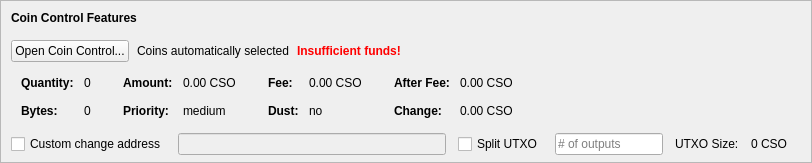
    <widget class="QFrame" name="frameCoinControl">
     <property name="sizePolicy">
      <sizepolicy hsizetype="Expanding" vsizetype="Expanding">
       <horstretch>0</horstretch>
       <verstretch>0</verstretch>
      </sizepolicy>
     </property>
     <property name="maximumSize">
      <size>
       <width>16777215</width>
       <height>16777215</height>
      </size>
     </property>
     <property name="frameShape">
      <enum>QFrame::StyledPanel</enum>
     </property>
     <property name="frameShadow">
      <enum>QFrame::Sunken</enum>
     </property>
     <layout class="QVBoxLayout" name="verticalLayoutCoinControl2">
      <property name="spacing">
       <number>0</number>
      </property>
      <property name="leftMargin">
       <number>0</number>
      </property>
      <property name="topMargin">
       <number>0</number>
      </property>
      <property name="rightMargin">
       <number>0</number>
      </property>
      <property name="bottomMargin">
       <number>6</number>
      </property>
      <item>
       <layout class="QVBoxLayout" name="verticalLayoutCoinControl" stretch="0,0,0,0,1">
        <property name="spacing">
         <number>0</number>
        </property>
        <property name="leftMargin">
         <number>10</number>
        </property>
        <property name="topMargin">
         <number>10</number>
        </property>
        <item>
         <layout class="QHBoxLayout" name="horizontalLayoutCoinControl1">
          <property name="bottomMargin">
           <number>15</number>
          </property>
          <item>
           <widget class="QLabel" name="labelCoinControlFeatures">
            <property name="sizePolicy">
             <sizepolicy hsizetype="Preferred" vsizetype="Maximum">
              <horstretch>0</horstretch>
              <verstretch>0</verstretch>
             </sizepolicy>
            </property>
            <property name="font">
             <font>
              <weight>75</weight>
              <bold>true</bold>
             </font>
            </property>
            <property name="styleSheet">
             <string notr="true">font-weight:bold;</string>
            </property>
            <property name="text">
             <string>Coin Control Features</string>
            </property>
           </widget>
          </item>
         </layout>
        </item>
        <item>
         <layout class="QHBoxLayout" name="horizontalLayoutCoinControl2" stretch="0,0,0,0">
          <property name="spacing">
           <number>8</number>
          </property>
          <property name="bottomMargin">
           <number>10</number>
          </property>
          <item>
           <widget class="QPushButton" name="pushButtonCoinControl">
            <property name="styleSheet">
             <string notr="true"/>
            </property>
            <property name="text">
             <string>Open Coin Control...</string>
            </property>
            <property name="autoDefault">
             <bool>false</bool>
            </property>
           </widget>
          </item>
          <item>
           <widget class="QLabel" name="labelCoinControlAutomaticallySelected">
            <property name="text">
             <string>Coins automatically selected</string>
            </property>
            <property name="margin">
             <number>5</number>
            </property>
           </widget>
          </item>
          <item>
           <widget class="QLabel" name="labelCoinControlInsuffFunds">
            <property name="font">
             <font>
              <weight>75</weight>
              <bold>true</bold>
             </font>
            </property>
            <property name="styleSheet">
             <string notr="true">color:red;font-weight:bold;</string>
            </property>
            <property name="text">
             <string>Insufficient funds!</string>
            </property>
            <property name="margin">
             <number>5</number>
            </property>
           </widget>
          </item>
          <item>
           <spacer name="horizontalSpacerCoinControl">
            <property name="orientation">
             <enum>Qt::Horizontal</enum>
            </property>
            <property name="sizeHint" stdset="0">
             <size>
              <width>40</width>
              <height>1</height>
             </size>
            </property>
           </spacer>
          </item>
         </layout>
        </item>
        <item>
         <widget class="QWidget" name="widgetCoinControl" native="true">
          <property name="sizePolicy">
           <sizepolicy hsizetype="Preferred" vsizetype="Preferred">
            <horstretch>0</horstretch>
            <verstretch>0</verstretch>
           </sizepolicy>
          </property>
          <property name="minimumSize">
           <size>
            <width>0</width>
            <height>0</height>
           </size>
          </property>
          <property name="styleSheet">
           <string notr="true"/>
          </property>
          <layout class="QHBoxLayout" name="horizontalLayoutCoinControl5">
           <property name="leftMargin">
            <number>0</number>
           </property>
           <property name="topMargin">
            <number>0</number>
           </property>
           <property name="rightMargin">
            <number>0</number>
           </property>
           <property name="bottomMargin">
            <number>0</number>
           </property>
           <item>
            <layout class="QHBoxLayout" name="horizontalLayoutCoinControl3" stretch="0,0,0,1">
             <property name="spacing">
              <number>20</number>
             </property>
             <property name="topMargin">
              <number>0</number>
             </property>
             <property name="bottomMargin">
              <number>10</number>
             </property>
             <item>
              <layout class="QFormLayout" name="formLayoutCoinControl1">
               <property name="horizontalSpacing">
                <number>10</number>
               </property>
               <property name="verticalSpacing">
                <number>14</number>
               </property>
               <property name="leftMargin">
                <number>10</number>
               </property>
               <property name="topMargin">
                <number>4</number>
               </property>
               <property name="rightMargin">
                <number>6</number>
               </property>
               <item row="0" column="0">
                <widget class="QLabel" name="labelCoinControlQuantityText">
                 <property name="font">
                  <font>
                   <weight>75</weight>
                   <bold>true</bold>
                  </font>
                 </property>
                 <property name="text">
                  <string>Quantity:</string>
                 </property>
                 <property name="margin">
                  <number>0</number>
                 </property>
                </widget>
               </item>
               <item row="0" column="1">
                <widget class="QLabel" name="labelCoinControlQuantity">
                 <property name="cursor">
                  <cursorShape>IBeamCursor</cursorShape>
                 </property>
                 <property name="contextMenuPolicy">
                  <enum>Qt::ActionsContextMenu</enum>
                 </property>
                 <property name="text">
                  <string notr="true">0</string>
                 </property>
                 <property name="margin">
                  <number>0</number>
                 </property>
                 <property name="textInteractionFlags">
                  <set>Qt::LinksAccessibleByMouse|Qt::TextSelectableByKeyboard|Qt::TextSelectableByMouse</set>
                 </property>
                </widget>
               </item>
               <item row="1" column="0">
                <widget class="QLabel" name="labelCoinControlBytesText">
                 <property name="font">
                  <font>
                   <weight>75</weight>
                   <bold>true</bold>
                  </font>
                 </property>
                 <property name="text">
                  <string>Bytes:</string>
                 </property>
                </widget>
               </item>
               <item row="1" column="1">
                <widget class="QLabel" name="labelCoinControlBytes">
                 <property name="cursor">
                  <cursorShape>IBeamCursor</cursorShape>
                 </property>
                 <property name="contextMenuPolicy">
                  <enum>Qt::ActionsContextMenu</enum>
                 </property>
                 <property name="text">
                  <string notr="true">0</string>
                 </property>
                 <property name="textInteractionFlags">
                  <set>Qt::LinksAccessibleByMouse|Qt::TextSelectableByKeyboard|Qt::TextSelectableByMouse</set>
                 </property>
                </widget>
               </item>
              </layout>
             </item>
             <item>
              <layout class="QFormLayout" name="formLayoutCoinControl2">
               <property name="horizontalSpacing">
                <number>10</number>
               </property>
               <property name="verticalSpacing">
                <number>14</number>
               </property>
               <property name="leftMargin">
                <number>6</number>
               </property>
               <property name="topMargin">
                <number>4</number>
               </property>
               <property name="rightMargin">
                <number>6</number>
               </property>
               <item row="0" column="0">
                <widget class="QLabel" name="labelCoinControlAmountText">
                 <property name="font">
                  <font>
                   <weight>75</weight>
                   <bold>true</bold>
                  </font>
                 </property>
                 <property name="text">
                  <string>Amount:</string>
                 </property>
                 <property name="margin">
                  <number>0</number>
                 </property>
                </widget>
               </item>
               <item row="0" column="1">
                <widget class="QLabel" name="labelCoinControlAmount">
                 <property name="cursor">
                  <cursorShape>IBeamCursor</cursorShape>
                 </property>
                 <property name="contextMenuPolicy">
                  <enum>Qt::ActionsContextMenu</enum>
                 </property>
                 <property name="text">
                  <string notr="true">0.00 CSO</string>
                 </property>
                 <property name="textInteractionFlags">
                  <set>Qt::LinksAccessibleByMouse|Qt::TextSelectableByKeyboard|Qt::TextSelectableByMouse</set>
                 </property>
                </widget>
               </item>
               <item row="1" column="0">
                <widget class="QLabel" name="labelCoinControlPriorityText">
                 <property name="font">
                  <font>
                   <weight>75</weight>
                   <bold>true</bold>
                  </font>
                 </property>
                 <property name="text">
                  <string>Priority:</string>
                 </property>
                </widget>
               </item>
               <item row="1" column="1">
                <widget class="QLabel" name="labelCoinControlPriority">
                 <property name="cursor">
                  <cursorShape>IBeamCursor</cursorShape>
                 </property>
                 <property name="contextMenuPolicy">
                  <enum>Qt::ActionsContextMenu</enum>
                 </property>
                 <property name="text">
                  <string>medium</string>
                 </property>
                 <property name="textInteractionFlags">
                  <set>Qt::LinksAccessibleByMouse|Qt::TextSelectableByKeyboard|Qt::TextSelectableByMouse</set>
                 </property>
                </widget>
               </item>
              </layout>
             </item>
             <item>
              <layout class="QFormLayout" name="formLayoutCoinControl3">
               <property name="horizontalSpacing">
                <number>10</number>
               </property>
               <property name="verticalSpacing">
                <number>14</number>
               </property>
               <property name="leftMargin">
                <number>6</number>
               </property>
               <property name="topMargin">
                <number>4</number>
               </property>
               <property name="rightMargin">
                <number>6</number>
               </property>
               <item row="0" column="0">
                <widget class="QLabel" name="labelCoinControlFeeText">
                 <property name="font">
                  <font>
                   <weight>75</weight>
                   <bold>true</bold>
                  </font>
                 </property>
                 <property name="text">
                  <string>Fee:</string>
                 </property>
                 <property name="margin">
                  <number>0</number>
                 </property>
                </widget>
               </item>
               <item row="0" column="1">
                <widget class="QLabel" name="labelCoinControlFee">
                 <property name="cursor">
                  <cursorShape>IBeamCursor</cursorShape>
                 </property>
                 <property name="contextMenuPolicy">
                  <enum>Qt::ActionsContextMenu</enum>
                 </property>
                 <property name="text">
                  <string notr="true">0.00 CSO</string>
                 </property>
                 <property name="textInteractionFlags">
                  <set>Qt::LinksAccessibleByMouse|Qt::TextSelectableByKeyboard|Qt::TextSelectableByMouse</set>
                 </property>
                </widget>
               </item>
               <item row="1" column="0">
                <widget class="QLabel" name="labelCoinControlLowOutputText">
                 <property name="font">
                  <font>
                   <weight>75</weight>
                   <bold>true</bold>
                  </font>
                 </property>
                 <property name="text">
                  <string>Dust:</string>
                 </property>
                </widget>
               </item>
               <item row="1" column="1">
                <widget class="QLabel" name="labelCoinControlLowOutput">
                 <property name="cursor">
                  <cursorShape>IBeamCursor</cursorShape>
                 </property>
                 <property name="contextMenuPolicy">
                  <enum>Qt::ActionsContextMenu</enum>
                 </property>
                 <property name="text">
                  <string>no</string>
                 </property>
                 <property name="textInteractionFlags">
                  <set>Qt::LinksAccessibleByMouse|Qt::TextSelectableByKeyboard|Qt::TextSelectableByMouse</set>
                 </property>
                </widget>
               </item>
              </layout>
             </item>
             <item>
              <layout class="QFormLayout" name="formLayoutCoinControl4">
               <property name="horizontalSpacing">
                <number>10</number>
               </property>
               <property name="verticalSpacing">
                <number>14</number>
               </property>
               <property name="leftMargin">
                <number>6</number>
               </property>
               <property name="topMargin">
                <number>4</number>
               </property>
               <property name="rightMargin">
                <number>6</number>
               </property>
               <item row="0" column="0">
                <widget class="QLabel" name="labelCoinControlAfterFeeText">
                 <property name="font">
                  <font>
                   <weight>75</weight>
                   <bold>true</bold>
                  </font>
                 </property>
                 <property name="text">
                  <string>After Fee:</string>
                 </property>
                 <property name="margin">
                  <number>0</number>
                 </property>
                </widget>
               </item>
               <item row="0" column="1">
                <widget class="QLabel" name="labelCoinControlAfterFee">
                 <property name="cursor">
                  <cursorShape>IBeamCursor</cursorShape>
                 </property>
                 <property name="contextMenuPolicy">
                  <enum>Qt::ActionsContextMenu</enum>
                 </property>
                 <property name="text">
                  <string notr="true">0.00 CSO</string>
                 </property>
                 <property name="textInteractionFlags">
                  <set>Qt::LinksAccessibleByMouse|Qt::TextSelectableByKeyboard|Qt::TextSelectableByMouse</set>
                 </property>
                </widget>
               </item>
               <item row="1" column="0">
                <widget class="QLabel" name="labelCoinControlChangeText">
                 <property name="font">
                  <font>
                   <weight>75</weight>
                   <bold>true</bold>
                  </font>
                 </property>
                 <property name="text">
                  <string>Change:</string>
                 </property>
                </widget>
               </item>
               <item row="1" column="1">
                <widget class="QLabel" name="labelCoinControlChange">
                 <property name="cursor">
                  <cursorShape>IBeamCursor</cursorShape>
                 </property>
                 <property name="contextMenuPolicy">
                  <enum>Qt::ActionsContextMenu</enum>
                 </property>
                 <property name="text">
                  <string notr="true">0.00 CSO</string>
                 </property>
                 <property name="textInteractionFlags">
                  <set>Qt::LinksAccessibleByMouse|Qt::TextSelectableByKeyboard|Qt::TextSelectableByMouse</set>
                 </property>
                </widget>
               </item>
              </layout>
             </item>
            </layout>
           </item>
          </layout>
         </widget>
        </item>
        <item>
         <layout class="QHBoxLayout" name="horizontalLayoutCoinControl4" stretch="0,0,0,0,0,0,0">
          <property name="spacing">
           <number>12</number>
          </property>
          <property name="sizeConstraint">
           <enum>QLayout::SetDefaultConstraint</enum>
          </property>
          <property name="topMargin">
           <number>5</number>
          </property>
          <property name="rightMargin">
           <number>5</number>
          </property>
          <item>
           <widget class="QCheckBox" name="checkBoxCoinControlChange">
            <property name="toolTip">
             <string>If this is activated, but the change address is empty or invalid, change will be sent to a newly generated address.</string>
            </property>
            <property name="text">
             <string>Custom change address</string>
            </property>
           </widget>
          </item>
          <item>
           <widget class="QValidatedLineEdit" name="lineEditCoinControlChange">
            <property name="enabled">
             <bool>false</bool>
            </property>
            <property name="sizePolicy">
             <sizepolicy hsizetype="Expanding" vsizetype="Fixed">
              <horstretch>0</horstretch>
              <verstretch>0</verstretch>
             </sizepolicy>
            </property>
           </widget>
          </item>
          <item>
           <widget class="QCheckBox" name="splitBlockCheckBox">
            <property name="text">
             <string>Split UTXO</string>
            </property>
           </widget>
          </item>
          <item>
           <widget class="QLineEdit" name="splitBlockLineEdit">
            <property name="sizePolicy">
             <sizepolicy hsizetype="Fixed" vsizetype="Fixed">
              <horstretch>50</horstretch>
              <verstretch>0</verstretch>
             </sizepolicy>
            </property>
            <property name="placeholderText">
             <string># of outputs</string>
            </property>
           </widget>
          </item>
          <item>
           <widget class="QLabel" name="labelBlockSizeText">
            <property name="text">
             <string>UTXO Size:</string>
            </property>
           </widget>
          </item>
          <item>
           <widget class="QLabel" name="labelBlockSize">
            <property name="text">
             <string>0 CSO</string>
            </property>
           </widget>
          </item>
          <item>
           <widget class="QLabel" name="labelCoinControlChangeLabel">
            <property name="sizePolicy">
             <sizepolicy hsizetype="Preferred" vsizetype="Expanding">
              <horstretch>0</horstretch>
              <verstretch>0</verstretch>
             </sizepolicy>
            </property>
            <property name="minimumSize">
             <size>
              <width>0</width>
              <height>0</height>
             </size>
            </property>
            <property name="text">
             <string/>
            </property>
            <property name="margin">
             <number>3</number>
            </property>
           </widget>
          </item>
         </layout>
        </item>
        <item>
         <spacer name="verticalSpacerCoinControl">
          <property name="orientation">
           <enum>Qt::Vertical</enum>
          </property>
          <property name="sizeHint" stdset="0">
           <size>
            <width>800</width>
            <height>1</height>
           </size>
          </property>
         </spacer>
        </item>
       </layout>
      </item>
     </layout>
    </widget>
